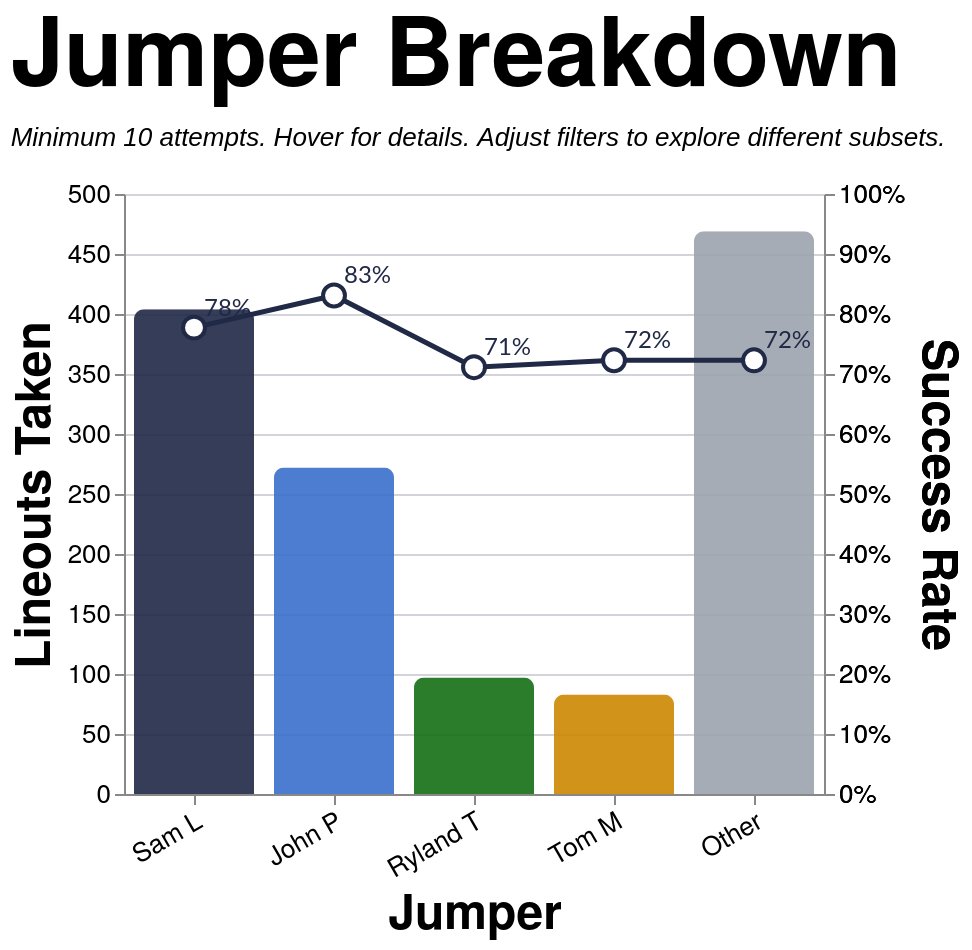

Write a Vega-Lite specification for this figure.
### Vega-Lite specification from a JSON file in a GitHub repository (floating-point values rounded to 4 significant figures; data arrays with more than 128 entries replaced by an {"elided": "..."} marker saying what was removed)
{"config": {"axis": {"labelFont": "PT Sans Narrow, Helvetica Neue, Helvetica, Arial, sans-serif", "titleFont": "PT Sans Narrow, Helvetica Neue, Helvetica, Arial, sans-serif", "labelFontSize": 13, "titleFontSize": 24, "gridColor": "#202947", "gridOpacity": 0.2, "zindex": 1}, "text": {"font": "Lato, sans-serif"}, "bar": {"cornerRadiusEnd": 5}, "header": {"labelFont": "PT Sans Narrow, Helvetica Neue, Helvetica, Arial, sans-serif", "titleFont": "PT Sans Narrow, Helvetica Neue, Helvetica, Arial, sans-serif", "labelFontSize": 24, "titleFontSize": 28, "labelFontWeight": "bold", "orient": "left"}, "legend": {"labelFont": "PT Sans Narrow, Helvetica Neue, Helvetica, Arial, sans-serif", "titleFont": "PT Sans Narrow, Helvetica Neue, Helvetica, Arial, sans-serif", "labelFontSize": 14, "titleFontSize": 16, "titlePadding": 5, "fillColor": "white", "strokeColor": "black", "padding": 10, "titleFontWeight": "lighter", "titleFontStyle": "italic", "titleColor": "gray", "offset": 10}, "title": {"font": "PT Sans Narrow, Helvetica Neue, Helvetica, Arial, sans-serif", "fontSize": 48, "fontWeight": "bold", "anchor": "start", "align": "center", "titlePadding": 20, "subtitlePadding": 10, "subtitleFontSize": 13, "subtitleColor": "", "subtitleFontStyle": "italic", "offset": 15, "color": "black"}, "axisX": {"labelAngle": 0}, "facet": {"title": null, "header": null, "align": {"row": "each", "column": "each"}, "spacing": 10}, "resolve": {"scale": {"y": "independent", "facet": "independent"}}, "background": "transparent", "scale": {"offsetBandPaddingOuter": 0.2, "offsetBandPaddingInner": 0.1}, "view": {"stroke": null, "background": "transparent"}}, "layer": [{"mark": {"type": "bar", "opacity": 0.9, "size": 60}, "encoding": {"color": {"field": "jumper_tier", "legend": null, "scale": {"domain": ["Sam L", "John P", "Ryland T", "Tom M", "Other"], "range": ["#202946", "#3a6fcc", "#146f14", "#cc8800", "#9ca3af"]}, "type": "nominal"}, "stroke": {"value": "transparent"}, "tooltip": [{"field": "jumper_tier_name", "title": "Jumper", "type": "nominal"}, {"field": "attempts", "format": ",.0f", "title": "Attempts", "type": "quantitative"}, {"field": "won", "format": ",.0f", "title": "Won", "type": "quantitative"}, {"field": "success_rate", "format": ".1%", "title": "Success Rate", "type": "quantitative"}], "x": {"axis": {"labelAngle": -30}, "field": "jumper_tier", "sort": ["Sam L", "John P", "Ryland T", "Tom M", "Other"], "title": "Jumper", "type": "nominal"}, "y": {"field": "attempts", "title": "Lineouts Taken", "type": "quantitative"}}, "transform": [{"filter": "(loSquad == 'All' || datum.squad == loSquad) && (loSeason == 'All' || datum.season == loSeason) && (loGameType == 'All' || (loGameType == 'League + Cup' && (datum.game_type == 'League' || datum.game_type == 'Cup')) || (loGameType == 'League only' && datum.game_type == 'League') || datum.game_type == loGameType) && (loThrower == 'All' || datum.thrower == loThrower) && (loJumper == 'All' || datum.jumper == loJumper) && (loArea == 'All' || datum.area == loArea) && (loNumbers == 'All' || datum.numbers == loNumbers)"}, {"aggregate": [{"op": "count", "as": "attempts"}, {"op": "sum", "field": "won", "as": "won"}], "groupby": ["jumper_tier", "jumper_tier_name"]}, {"calculate": "datum.won / datum.attempts", "as": "success_rate"}]}, {"mark": {"type": "line", "point": {"fill": "white", "filled": false, "size": 120, "stroke": "#202946"}, "stroke": "#202946", "strokeWidth": 2.5}, "encoding": {"tooltip": [{"field": "jumper_tier_name", "title": "Jumper", "type": "nominal"}, {"field": "attempts", "format": ",.0f", "title": "Attempts", "type": "quantitative"}, {"field": "won", "format": ",.0f", "title": "Won", "type": "quantitative"}, {"field": "success_rate", "format": ".1%", "title": "Success Rate", "type": "quantitative"}], "x": {"axis": {"labelAngle": -30}, "field": "jumper_tier", "sort": ["Sam L", "John P", "Ryland T", "Tom M", "Other"], "title": "Jumper", "type": "nominal"}, "y": {"axis": {"format": "%", "orient": "right"}, "field": "success_rate", "scale": {"domain": [0, 1]}, "title": "Success Rate", "type": "quantitative"}}, "transform": [{"filter": "(loSquad == 'All' || datum.squad == loSquad) && (loSeason == 'All' || datum.season == loSeason) && (loGameType == 'All' || (loGameType == 'League + Cup' && (datum.game_type == 'League' || datum.game_type == 'Cup')) || (loGameType == 'League only' && datum.game_type == 'League') || datum.game_type == loGameType) && (loThrower == 'All' || datum.thrower == loThrower) && (loJumper == 'All' || datum.jumper == loJumper) && (loArea == 'All' || datum.area == loArea) && (loNumbers == 'All' || datum.numbers == loNumbers)"}, {"aggregate": [{"op": "count", "as": "attempts"}, {"op": "sum", "field": "won", "as": "won"}], "groupby": ["jumper_tier", "jumper_tier_name"]}, {"calculate": "datum.won / datum.attempts", "as": "success_rate"}]}, {"mark": {"type": "text", "align": "left", "baseline": "middle", "color": "#202946", "dx": 5, "dy": -10, "fontSize": 12}, "encoding": {"text": {"field": "success_rate", "format": ".0%", "type": "quantitative"}, "x": {"axis": {"labelAngle": -30}, "field": "jumper_tier", "sort": ["Sam L", "John P", "Ryland T", "Tom M", "Other"], "title": "Jumper", "type": "nominal"}, "y": {"axis": {"format": "%", "orient": "right"}, "field": "success_rate", "scale": {"domain": [0, 1]}, "title": "Success Rate", "type": "quantitative"}}, "transform": [{"filter": "(loSquad == 'All' || datum.squad == loSquad) && (loSeason == 'All' || datum.season == loSeason) && (loGameType == 'All' || (loGameType == 'League + Cup' && (datum.game_type == 'League' || datum.game_type == 'Cup')) || (loGameType == 'League only' && datum.game_type == 'League') || datum.game_type == loGameType) && (loThrower == 'All' || datum.thrower == loThrower) && (loJumper == 'All' || datum.jumper == loJumper) && (loArea == 'All' || datum.area == loArea) && (loNumbers == 'All' || datum.numbers == loNumbers)"}, {"aggregate": [{"op": "count", "as": "attempts"}, {"op": "sum", "field": "won", "as": "won"}], "groupby": ["jumper_tier", "jumper_tier_name"]}, {"calculate": "datum.won / datum.attempts", "as": "success_rate"}]}], "data": {"name": "data-f8be7f0d0baa26321c2c5bfeebfc0f7d"}, "height": 300, "params": [{"name": "loSquad", "value": "All"}, {"name": "loSeason", "value": "All"}, {"name": "loGameType", "value": "All"}, {"name": "loThrower", "value": "All"}, {"name": "loJumper", "value": "All"}, {"name": "loArea", "value": "All"}, {"name": "loNumbers", "value": "All"}], "resolve": {"scale": {"y": "independent"}}, "title": {"text": "Jumper Breakdown", "subtitle": "Minimum 10 attempts. Hover for details. Adjust filters to explore different subsets."}, "width": {"step": 70}, "$schema": "https://vega.github.io/schema/vega-lite/v5.20.1.json", "datasets": {"data-f8be7f0d0baa26321c2c5bfeebfc0f7d": {"elided": "1325 records"}}}
